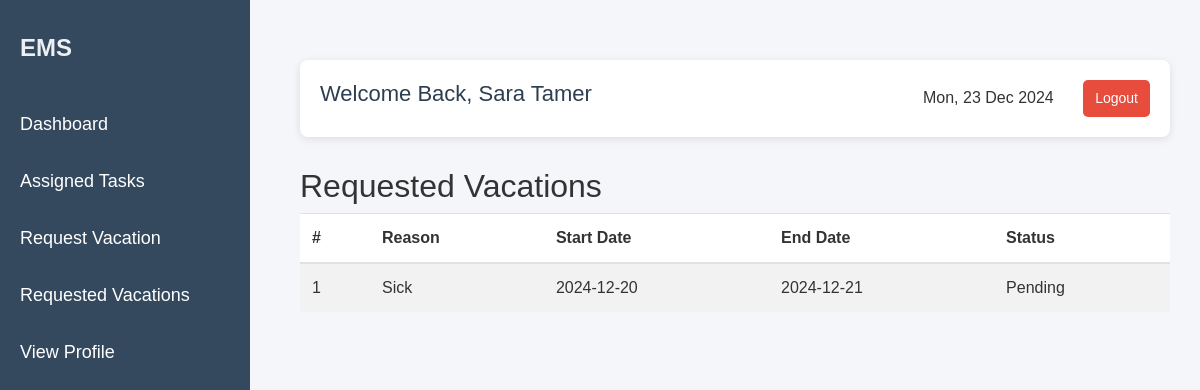
/Codes/requestedVacation.php (signed in), run on the app's committed database.
### tables this page shows
CREATE TABLE `vacations` (
  `vacation_id` int(11) NOT NULL,
  `employee_id` int(11) NOT NULL,
  `start_date` date DEFAULT NULL,
  `end_date` date DEFAULT NULL,
  `causes` varchar(50) DEFAULT NULL,
  `status` enum('Pending','Approved','Rejected') NOT NULL DEFAULT 'Pending',
  `department_id` int(11) NOT NULL
);

### Codes/requestedVacation.php (the view, shortened to what this page needs)
<?php
$username = "root";
$password = "";
$host = "localhost";
$dbname = "emp";
try {
  $database = new PDO("mysql:host=$host; dbname=$dbname; charset=utf8", $username, $password);
} catch (PDOException $e) {
  die("Connection failed: " . $e->getMessage());
}
$user_name = $_SESSION['user_name'];
$user_id = $_SESSION['person_id'];
$query = "
    SELECT employee_id
    FROM employee
    WHERE person_id = :person_id
";
$stmt = $database->prepare($query);
$stmt->bindParam(':person_id', $user_id, PDO::PARAM_INT);
$stmt->execute();
$employee_data = $stmt->fetch(PDO::FETCH_ASSOC);
if ($employee_data) {
  $employee_id = $employee_data['employee_id'];
} else {
  die("Employee not found.");
}
$query = "
    SELECT
        vac.vacation_id,
        vac.causes,
        vac.start_date,
        vac.end_date,
        vac.status
    FROM vacations vac
    WHERE vac.employee_id = :employee_id
";
$stmt = $database->prepare($query);
$stmt->bindParam(':employee_id', $employee_id, PDO::PARAM_INT);
$stmt->execute();
$vacations = $stmt->fetchAll(PDO::FETCH_ASSOC);
?>
<!DOCTYPE html>
<html>
<head>
  <link rel="stylesheet" href="https://maxcdn.bootstrapcdn.com/bootstrap/4.0.0/css/bootstrap.min.css">
  <link rel="stylesheet" href="requestedVacation.css">
</head>
<body>
  <div class="sidebar">
    <div class="brand">EMS</div>
    <a href="dashboard_emp.php">Dashboard</a>
    <a href="assigned_tasks.php">Assigned Tasks</a>
    <a href="RequestVacation.php">Request Vacation</a>
    <a href="#">Requested Vacations</a>
    <a href="profile.php">View Profile</a>
  </div>
  <div class="content">
    <div class="header">
      <h3>Welcome Back, <?php echo htmlspecialchars($user_name); ?></h3>
      <div>
        <span id="currentDate"></span>
        <button class="btn-signout" onclick="logout()">Logout</button>
      </div>
    </div>
    <div class="container" style="align-items: center; padding-left: 50px;">
      <h2>Requested Vacations</h2>
    </div>
    <table class="table table-striped" style="background-color: #fff;">
      <thead>
        <tr>
          <th scope="col">#</th>
          <th scope="col">Reason</th>
          <th scope="col">Start Date</th>
          <th scope="col">End Date </th>
          <th scope="col">Status </th>
        </tr>
      </thead>
      <tbody>
        <?php
        if (count($vacations) > 0) {
          $count = 1;
          foreach ($vacations as $vacation) {
            echo "<tr>";
            echo "<td>" . $count . "</td>";
            echo "<td>" . htmlspecialchars($vacation['causes']) . "</td>";
            echo "<td>" . htmlspecialchars($vacation['start_date']) . "</td>";
            echo "<td>" . htmlspecialchars($vacation['end_date']) . "</td>";
            echo "<td>" . htmlspecialchars($vacation['status']) . "</td>";
            echo "</tr>";
            $count++;
          }
        } else {
          echo "<tr><td colspan='5' class='text-center'>No vacation requests found</td></tr>";
        }
        ?>
      </tbody>
    </table>
  </div>
</body>
</html>

### Codes/requestedVacation.css (style rules this page uses)
body { font-family: "Arial", sans-serif; background-color: #f4f6f9; color: #333; }
.sidebar { height: 100vh; position: fixed; top: 0; left: 0; width: 250px; background-color: #34495e; color: white; padding-top: 30px; }
.sidebar a { color: white; text-decoration: none; font-size: 18px; padding: 15px 20px; display: block; transition: all 0.3s ease; }
.sidebar .brand { font-size: 24px; font-weight: bold; color: #ecf0f1; text-align: left; margin-left: 20px; margin-bottom: 30px; }
.content { margin-left: 270px; padding: 30px; margin-top: 30px; }
.header { display: flex; justify-content: space-between; align-items: center; background-color: #fff; padding: 20px; border-radius: 8px; box-shadow: 0px 2px 8px rgba(0, 0, 0, 0.1); margin-bottom: 30px; }
.header h3 { font-size: 22px; color: #2c3e50; }
.header .btn-signout { background-color: #e74c3c; color: white; border-radius: 5px; font-size: 14px; padding: 8px 12px; border: none; cursor: pointer; transition: background-color 0.3s ease; margin-left: 25px !important; }
.container { display: contents; padding-bottom: 50px; }

### data on the page
vacations: causes "Sick", start_date "2024-12-20", end_date "2024-12-21", status "Pending"

### other printed values
$user_name "Sara Tamer"
